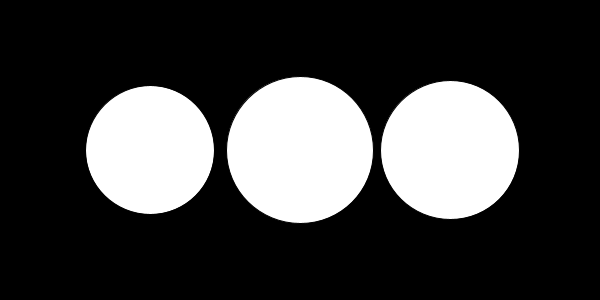
Frame 1 (no input)
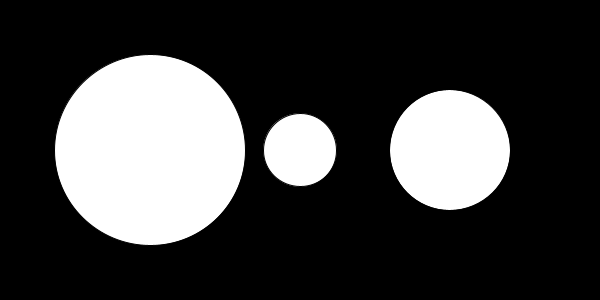
Frame 60 (the mouse pressed at the canvas centre just before this capture)
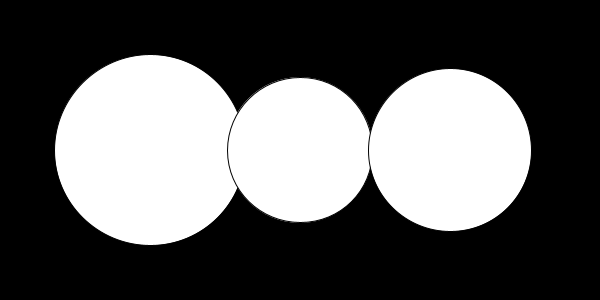
Frame 120 (the mouse held since frame 60 and released just before this capture)

The Processing sketch that drew these frames (run headless with seeded random() and noise(); from frame 60 on, the mouse is pressed at the canvas centre):

// Processing sketch: NoiseVis
// ── NoiseVis.pde
// A visualizer for Sin wave, random, and noise.

void setup(){
  size(600, 300);
}

void draw(){
  background(0);
  
  float time = millis() / 1000.0;
  
  // Set circle diameters
  float d1 = map(sin(time), -1, 1, 50, 200);
  float d2 = random(50, 200);
  float d3 = map(noise(time), 0, 1, 50, 200);
  
  // Draw ellipses based on the diameter values
  ellipse(width*1/4, height/2, d1, d1);
  ellipse(width*1/2, height/2, d2, d2);
  ellipse(width*3/4, height/2, d3, d3);
}
